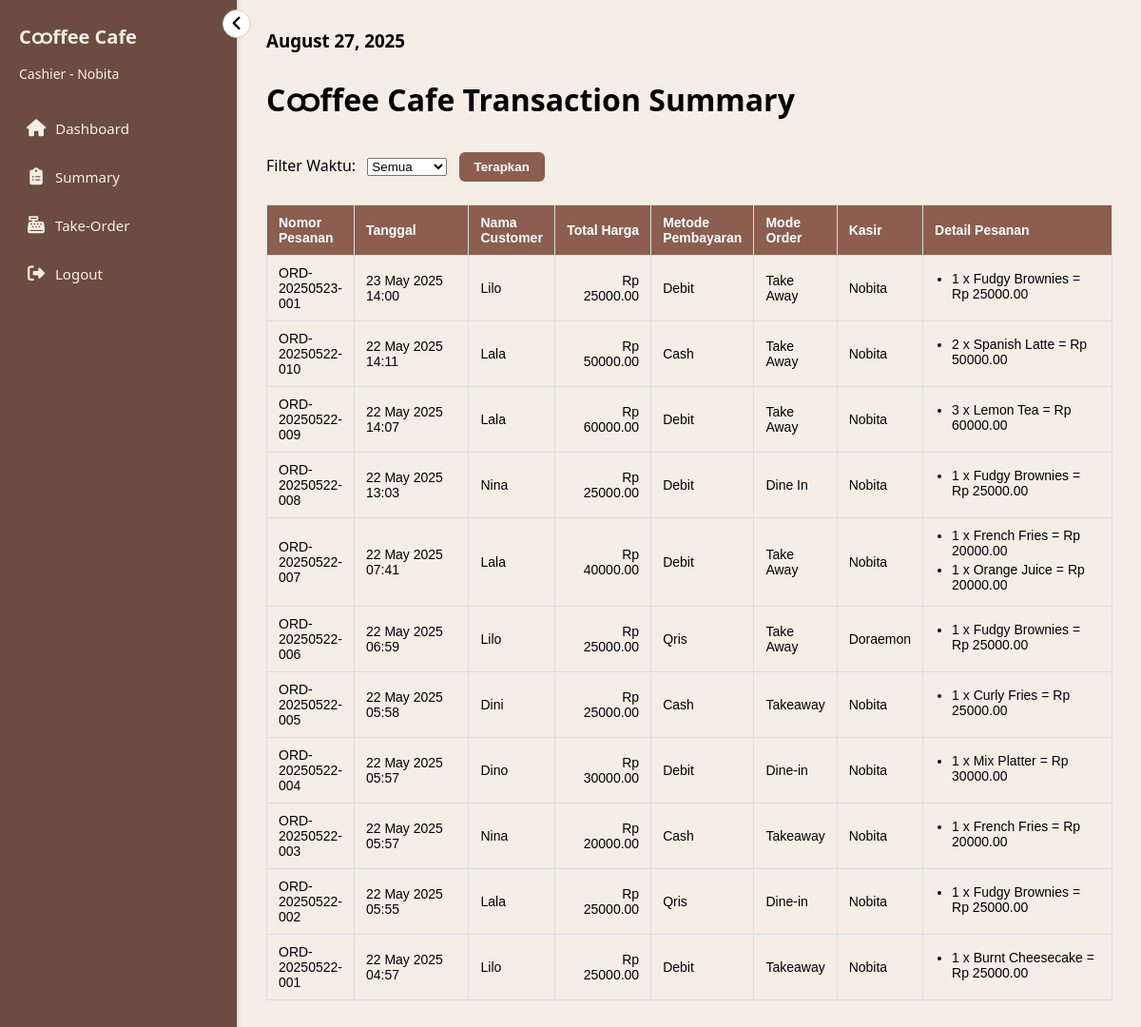
/summary/ (signed in), run on the app's committed database.
### mainMenu/models.py (models this page shows, shortened)
class Order(models.Model):
    METODE_PEMBAYARAN_CHOICES = [
        ('Cash', 'Cash'),
        ('Debit', 'Debit'),
        ('Qris', 'Qris'),
    ]
    ORDER_MODE_CHOICES = [
    ('Dine-in', 'Dine-in'),
    ('Takeaway', 'Takeaway'),
    ]
    id_order = models.AutoField(primary_key=True)
    nomor_pesanan = models.CharField(max_length=20, unique=True)
    tanggal = models.DateTimeField(auto_now_add=True)
    nama_customer = models.CharField(max_length=100, blank=True, null=True)
    total_harga = models.DecimalField(max_digits=10, decimal_places=2, default=0.00)
    metode_pembayaran = models.CharField(max_length=10, choices=METODE_PEMBAYARAN_CHOICES)
    order_mode = models.CharField(max_length=10, choices=ORDER_MODE_CHOICES)
    kasir = models.ForeignKey(User, on_delete=models.SET_NULL, null=True)

class DetailOrder(models.Model):
    id_detailOrder = models.AutoField(primary_key=True)
    order = models.ForeignKey(Order, on_delete=models.CASCADE, related_name='detail_orders')
    menu = models.ForeignKey(Menu, on_delete=models.SET_NULL, null=True)
    jumlah_item = models.PositiveIntegerField()
    subtotal = models.DecimalField(max_digits=10, decimal_places=2)

class Menu(models.Model):
    KATEGORI_CHOICES = [
        ('snack', 'Snack'),
        ('pastry', 'Pastry'),
        ('cake', 'Cake'),
        ('coffee', 'Coffee'),
        ('non_coffee', 'Non Coffee'),
    ]
    id_menu = models.AutoField(primary_key=True)
    nama_item = models.CharField(max_length=100)
    kategori = models.CharField(max_length=20, choices=KATEGORI_CHOICES)
    gambar = models.ImageField(upload_to='menu_images/', blank=True, null=True)
    harga = models.DecimalField(max_digits=10, decimal_places=2)
    status = models.BooleanField(default=True)

### mainMenu/views.py (the view)
# urls.py: path('summary/', views.kasir_summary, name='kasir_summary'),
@login_required
def kasir_summary(request):
    filter_param = request.GET.get('filter', 'all')
    today = now().date()
    start_of_week = today - timedelta(days=today.weekday())
    if filter_param == "today":
        orders = Order.objects.filter(tanggal__date=today)
    elif filter_param == "week":
        orders = Order.objects.filter(tanggal__date__gte=start_of_week)
    else:
        orders = Order.objects.all()
    orders = orders.prefetch_related('detail_orders__menu').order_by('-tanggal')
    return render(request, 'kasir/summary.html', {'orders': orders})

### mainMenu/templates/kasir/summary.html (shortened to what this page needs)
{% extends 'base.html' %}
{% block content %}
   <form method="get">
    <div class="header">
      <h3>{% now "F d, Y" %}</h3>
    </div>
  </form>
  <div class="summary-header">
    <h1>Cထffee Cafe Transaction Summary</h1>
    <div class="summary-controls">
        <form method="get" class="filter-form">
        <label for="filter">Filter Waktu:</label>
        <select name="filter" id="filter">
            <option value="all" {% if request.GET.filter == "all" or not request.GET.filter %}selected{% endif %}>Semua</option>
        </select>
        <button type="submit" class="btn btn-primary">Terapkan</button>
        </form>
    </div>
  </div>
    <div id="summaryTableWrapper">
        <table class="summary-table" border="1" cellpadding="5" cellspacing="0">
            <thead>
                <tr>
                    <th>Nomor Pesanan</th>
                    <th>Tanggal</th>
                    <th>Nama Customer</th>
                    <th>Total Harga</th>
                    <th>Metode Pembayaran</th>
                    <th>Mode Order</th>
                    <th>Kasir</th>
                    <th>Detail Pesanan</th>
                </tr>
            </thead>
            <tbody>
            {% for order in orders %}
                <tr>
                    <td>{{ order.nomor_pesanan }}</td>
                    <td>{{ order.tanggal|date:"d M Y H:i" }}</td>
                    <td>{{ order.nama_customer|default:"-" }}</td>
                    <td>Rp {{ order.total_harga|floatformat:2 }}</td>
                    <td>{{ order.metode_pembayaran }}</td>
                    <td>{{ order.order_mode }}</td>
                    <td>{{ order.kasir }}</td>
                    <td>
                        <ul>
                        {% for detail in order.detail_orders.all %}
                            <li>{{ detail.jumlah_item }} x {{ detail.menu.nama_item }} = Rp {{ detail.subtotal|floatformat:2 }}</li>
                        {% empty %}
                            <li>Tidak ada detail</li>
                        {% endfor %}
                        </ul>
                    </td>
                </tr>
            {% empty %}
                <tr><td colspan="7">Belum ada order.</td></tr>
            {% endfor %}
            </tbody>
        </table>
    </div>
{% endblock %}

### mainMenu/templates/base.html (shortened to what this page needs)
{% load static %}
<!DOCTYPE html>
<html lang="id">
<head>
  <link rel="stylesheet" href="{% static 'css/style.css' %}">
  <link rel="stylesheet" href="https://cdnjs.cloudflare.com/ajax/libs/font-awesome/6.5.0/css/all.min.css">
</head>
<body>
  <div class="container-dashboard">
    <aside class="kasir-sidebar">
      <button id="toggleSidebar" class="toggle-sidebar-btn">
        <i class="fas fa-angle-left"></i>
      </button>
      <div class="kasir-brand">
        <h2>Cထffee Cafe</h2>
        <p>Cashier - {{ user.username }}</p>
      </div>
      <nav class="kasir-nav">
        <ul class="sidebar-menu">
          <li><a href="{% url 'kasir_dashboard' %}"><i class="fas fa-home"></i><span>Dashboard</span></a></li>
          <li><a href="{% url 'kasir_summary' %}"><i class="fa-solid fa-clipboard-list"></i><span>Summary</span></a></li>
          <li><a href="{% url 'kasir_order' %}"><i class="fas fa-cash-register"></i><span>Take-Order</span></a></li>
          <li>
            <form method="POST" action="{% url 'logout' %}" id="logoutForm">
              <button type="submit" onclick="return confirmLogout(event)">
                <i class="fas fa-sign-out-alt"></i><span>Logout</span>
              </button>
            </form>
          </li>
        </ul>
      </nav>
    </aside>
    <main class="main-content">
      {% block content %}
      {% endblock %}
    </main>
  </div>
</body>
</html>

### mainMenu/static/css/style.css (style rules this page uses)
* { margin: 0; padding: 0; box-sizing: border-box; }
body { font-family: 'Segoe UI', sans-serif; display: flex; height: 100vh; background-color: #f5eee6; }
.container-dashboard { display: flex; width: 100%; }
.kasir-sidebar { width: 250px; height: 100vh; background-color: #6c4c41; border-right: 1px solid #ccc; padding: 20px; box-shadow: 2px 0 5px rgba(0,0,0,0.05); position: fixed; }
.kasir-brand { margin-bottom: 30px; }
.kasir-brand h2 { color: #f5eee6; font-size: 20px; margin: 0; }
.kasir-brand p { color: #f5eee6; font-size: 14px; margin: 5px 0 0; }
.kasir-nav ul { list-style: none; padding: 0; margin: 0; }
.kasir-nav ul li { margin-bottom: 15px; }
.kasir-nav ul li a, .kasir-nav ul li button { display: flex; align-items: center; gap: 10px; color: #f5eee6; text-decoration: none; font-size: 15px; background: none; border: none; cursor: pointer; width: 100%; text-align: left; padding: 8px; border-radius: 4px; transition: background 0.2s; }
.sidebar-menu { list-style: none; padding: 0; margin: 0; }
.sidebar-menu li { margin-bottom: 15px; }
.sidebar-menu li a, .sidebar-menu li button { display: flex; align-items: center; gap: 12px; padding: 10px 16px; font-size: 16px; color: #333; background: none; border: none; text-decoration: none; width: 100%; text-align: left; cursor: pointer; }
.sidebar-menu li button { font-family: inherit; }
.sidebar-menu i { min-width: 20px; text-align: center; font-size: 18px; }
.toggle-sidebar-btn { background: none; border: none; cursor: pointer; font-size: 18px; position: absolute; top: 10px; right: -15px; background-color: #fff; border: 1px solid #ccc; border-radius: 50%; width: 30px; height: 30px; display: flex; justify-content: center; align-items: center; z-index: 1001; }
.container-dashboard { display: flex; }
.main-content { margin-left: 250px; transition: margin-left 0.3s; padding: 20px; flex: 1; }
.main-content { flex: 1; padding: 30px; overflow-y: auto; }
.header { display: flex; justify-content: space-between; align-items: center; margin-bottom: 20px; }
h1 { margin-bottom: 15px; }
table.summary-table { width: 100%; border-collapse: collapse; font-family: Arial, sans-serif; font-size: 14px; }
table.summary-table thead { background-color: #8b5e4f; color: white; }
table.summary-table th, table.summary-table td { border: 1px solid #ddd; padding: 10px 12px; text-align: left; }
table.summary-table th:nth-child(1), table.summary-table td:nth-child(1) { width: 10%; }
table.summary-table th:nth-child(2), table.summary-table td:nth-child(2) { width: 15%; }
table.summary-table th:nth-child(4), table.summary-table td:nth-child(4) { text-align: right; width: 12%; }
table.summary-table th:nth-child(8), table.summary-table td:nth-child(8) { width: 25%; }
table.summary-table td ul { margin: 0; padding-left: 18px; }
table.summary-table td ul li { margin-bottom: 4px; }
.summary-header { margin-bottom: 1.5rem; }
.filter-form select, .filter-form button { margin-left: 0.5rem; }
.btn { padding: 0.5rem 1rem; border: none; border-radius: 6px; cursor: pointer; font-weight: bold; }
.btn-primary { background-color: #8b5e4f; color: white; }

### data on the page
Order: nomor_pesanan "ORD-20250523-001", tanggal "23 May 2025 14:00", nama_customer "Lilo", total_harga "25000.00", metode_pembayaran "Debit", order_mode "Take Away", kasir "Nobita"
DetailOrder: jumlah_item "1", menu.nama_item "Fudgy Brownies", subtotal "25000.00"
Order: nomor_pesanan "ORD-20250522-010", tanggal "22 May 2025 14:11", nama_customer "Lala", total_harga "50000.00", metode_pembayaran "Cash", order_mode "Take Away", kasir "Nobita"
DetailOrder: jumlah_item "2", menu.nama_item "Spanish Latte", subtotal "50000.00"
Order: nomor_pesanan "ORD-20250522-009", tanggal "22 May 2025 14:07", nama_customer "Lala", total_harga "60000.00", metode_pembayaran "Debit", order_mode "Take Away", kasir "Nobita"
DetailOrder: jumlah_item "3", menu.nama_item "Lemon Tea", subtotal "60000.00"
Order: nomor_pesanan "ORD-20250522-008", tanggal "22 May 2025 13:03", nama_customer "Nina", total_harga "25000.00", metode_pembayaran "Debit", order_mode "Dine In", kasir "Nobita"
DetailOrder: jumlah_item "1", menu.nama_item "Fudgy Brownies", subtotal "25000.00"
Order: nomor_pesanan "ORD-20250522-007", tanggal "22 May 2025 07:41", nama_customer "Lala", total_harga "40000.00", metode_pembayaran "Debit", order_mode "Take Away", kasir "Nobita"
DetailOrder: jumlah_item "1", menu.nama_item "French Fries", subtotal "20000.00"
DetailOrder: jumlah_item "1", menu.nama_item "Orange Juice", subtotal "20000.00"
Order: nomor_pesanan "ORD-20250522-006", tanggal "22 May 2025 06:59", nama_customer "Lilo", total_harga "25000.00", metode_pembayaran "Qris", order_mode "Take Away", kasir "Doraemon"
DetailOrder: jumlah_item "1", menu.nama_item "Fudgy Brownies", subtotal "25000.00"
Order: nomor_pesanan "ORD-20250522-005", tanggal "22 May 2025 05:58", nama_customer "Dini", total_harga "25000.00", metode_pembayaran "Cash", order_mode "Takeaway", kasir "Nobita"
DetailOrder: jumlah_item "1", menu.nama_item "Curly Fries", subtotal "25000.00"
Order: nomor_pesanan "ORD-20250522-004", tanggal "22 May 2025 05:57", nama_customer "Dino", total_harga "30000.00", metode_pembayaran "Debit", order_mode "Dine-in", kasir "Nobita"
DetailOrder: jumlah_item "1", menu.nama_item "Mix Platter", subtotal "30000.00"
Order: nomor_pesanan "ORD-20250522-003", tanggal "22 May 2025 05:57", nama_customer "Nina", total_harga "20000.00", metode_pembayaran "Cash", order_mode "Takeaway", kasir "Nobita"
DetailOrder: jumlah_item "1", menu.nama_item "French Fries", subtotal "20000.00"
Order: nomor_pesanan "ORD-20250522-002", tanggal "22 May 2025 05:55", nama_customer "Lala", total_harga "25000.00", metode_pembayaran "Qris", order_mode "Dine-in", kasir "Nobita"
DetailOrder: jumlah_item "1", menu.nama_item "Fudgy Brownies", subtotal "25000.00"
Order: nomor_pesanan "ORD-20250522-001", tanggal "22 May 2025 04:57", nama_customer "Lilo", total_harga "25000.00", metode_pembayaran "Debit", order_mode "Takeaway", kasir "Nobita"
DetailOrder: jumlah_item "1", menu.nama_item "Burnt Cheesecake", subtotal "25000.00"

### other printed values
{{ user.username }} "Nobita"
